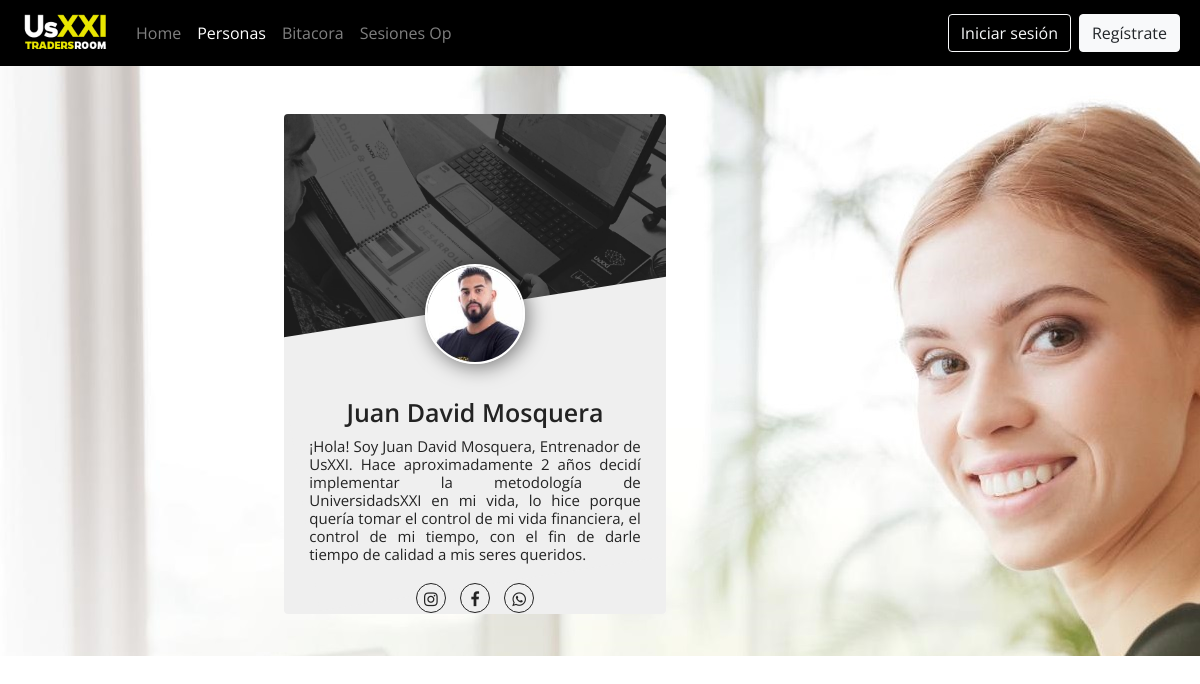
Page /personas/user.php?nombre=david on the committed database.
### tables this page shows
CREATE TABLE `personas` (
  `user` varchar(30) NOT NULL,
  `name` varchar(20) NOT NULL,
  `img` varchar(100) NOT NULL,
  `msg` varchar(300) NOT NULL,
  `instagram` varchar(200) NOT NULL,
  `facebook` varchar(200) NOT NULL,
  `wpp` varchar(400) NOT NULL
);

### personas/user.php (the view, shortened to what this page needs)
<?php session_start();
  if(!isset($_SESSION['auth']) || $_SESSION['auth'] == false){
    $_flag = false;
  } else {
    $_flag = true;
  }
  $user = $_GET["nombre"];
  $conexion = mysqli_connect('localhost','root','','sesion');
  $sql = "SELECT * FROM personas WHERE user = '$user'";
  $result = mysqli_query($conexion,$sql);
  $result = mysqli_fetch_array($result);
  $name = $result["name"];
  $img = $result["img"];
  $msg = $result["msg"];
  $inst = $result["instagram"];
  $face = $result["facebook"];
  $wpp = $result["wpp"];
?>
<DOCTYPE html>
<html lang="en">
<head>
  <link rel="stylesheet" href="https://stackpath.bootstrapcdn.com/bootstrap/4.4.1/css/bootstrap.min.css">
  <link rel="stylesheet" href="https://stackpath.bootstrapcdn.com/bootstrap/4.1.3/css/bootstrap.min.css">
  <link rel="stylesheet" href="https://use.fontawesome.com/releases/v5.3.1/css/all.css">
  <link rel="stylesheet" type="text/css" href="css/estilo.css">
</head>
<body>
  <div class="conteiner">
    <nav class="navbar navbar-expand-lg navbar-dark fixed-top" style="background-color: black">
      <a class="navbar-brand" href="../home.php"><img src="../img/logotradersroom2.png" id="img1"></a>
      <div class="collapse navbar-collapse" id="navbarTogglerDemo03">
        <ul class="navbar-nav mr-auto mt-2 mt-lg-0">
          <li class="nav-item">
            <a class="nav-link" href="../home.php">Home <span class="sr-only">(current)</span></a>
          </li>
          <li class="nav-item active">
            <a class="nav-link" href="../personas.php">Personas</a>
          </li>
          <li class="nav-item">
            <a class="nav-link" href="../bitacora.php">Bitacora</a>
          </li>
          <li class="nav-item">
            <a class="nav-link" href="../sesiones.php">Sesiones Op</a>
          </li>
        </ul>
        <?php if ($_flag == false){ ?>
          <button class="btn btn-outline-light mx-1 " type="button" onclick="location.href='../index_error.php'">Iniciar sesión</button>
          <button class="btn btn-light mx-1 " onclick="location.href='../registro.php'" type="button">Regístrate</button>
        <?php }; ?>
      </div>
    </nav>
  </div>
  <section>
    <div class="container">
      <div class="row">
        <div class="col-lg-3 col-md-3 col-sm-0"></div>
        <div class="col-lg-4 col-md-7 col-sm-12">
          <div class="card profile-card-3">
            <div class="background-block">
              <img src="../img/fondo1.png" class="background">
            </div>
            <div class="profile-thumb-block">
              <?php echo '<img src="../img/personas/'.$img.'" alt="profile-image" class="profile">'; ?>
            </div>
            <div class="card-content">
              <h2><br><?php echo "$name"; ?><small style="text-align: justify;"><?php echo "$msg";?></small></h2>
              <div class="icon-block">
                <?php echo '<a href="'.$inst.'">'?><i class="fa fa-instagram"></i></a>
                <?php echo '<a href="'.$face.'">'?><i class="fa fa-facebook"></i></a>
                <?php echo '<a href="'.$wpp.'">'?><i class="fa fa-whatsapp"></i></a></div>
            </div>
          </div>
        </div>
      </div>
    </div>
  </section>
</body>
</html>

### personas/css/estilo.css (style rules this page uses)
body { font-family: 'Open Sans', sans-serif; position: relative; margin-top: 60px; margin-bottom: 35%; }
section { float:left; width:100%; background: #fff; padding:30px 0; background-image: url('../../img/fondo132.jpg'); }
.container { margin-left: 0%; margin-top: 2%; margin-bottom: 1%; }
.profile-card-3 { font-family: 'Open Sans', Arial, sans-serif; position: relative; float: left; overflow: hidden; width: 109%; margin-left: -4.5%; text-align: center; height:500px; border:none; }
.profile-card-3 .background-block { float: left; width: 100%; height: 200px; }
.profile-card-3 .background-block .background { width:100%; vertical-align: top; opacity: 0.9; }
.profile-card-3 .card-content { margin-top: 10%; width: 100%; padding: 15px 25px; color:#232323; float:left; background:#efefef; height:70%; border-radius:0 0 10px 0; position: relative; z-index: 9999; }
.profile-card-3 .card-content::before { content: ''; background: #efefef; width: 120%; height: 100%; left: 11px; bottom: 51px; position: absolute; z-index: -1; transform: rotate(-9deg); }
.profile-card-3 .profile { top: 30%; border-radius: 50%; position: absolute; bottom: 50%; left: 50%; max-width: 100px; opacity: 1; box-shadow: 3px 3px 20px rgba(0, 0, 0, 0.5); border: 2px solid rgba(255, 255, 255, 1); -webkit-transform: translate(-50%, 0%); transform: translate(-50%, 0%); z-index:99999; }
.profile-card-3 h2 { margin: 0 0 5px; font-weight: 600; font-size:25px; }
.profile-card-3 h2 small { display: block; font-size: 15px; margin-top:10px; }
.profile-card-3 i { display: inline-block; font-size: 16px; color: #232323; text-align: center; border: 1px solid #232323; width: 30px; height: 30px; line-height: 30px; border-radius: 50%; margin:0 5px; }
.profile-card-3 .icon-block { float:left; width:100%; margin-top:15px; }
.profile-card-3 .icon-block a { text-decoration:none; }

### personas/user.php (style rules this page uses)
* { border: 0px solid; }

### rows in the picture
personas: img (picture), name "Juan David Mosquera", msg "¡Hola! Soy Juan David Mosquera, Entrenador de UsXXI. Hace aproximadamente 2 años decidí implementar la metodología de UniversidadsXXI en mi vida, lo hice porque quería tomar el control de mi vida financiera, el control de mi tiempo, con el fin de darle tiempo de calidad a mis seres queridos."
